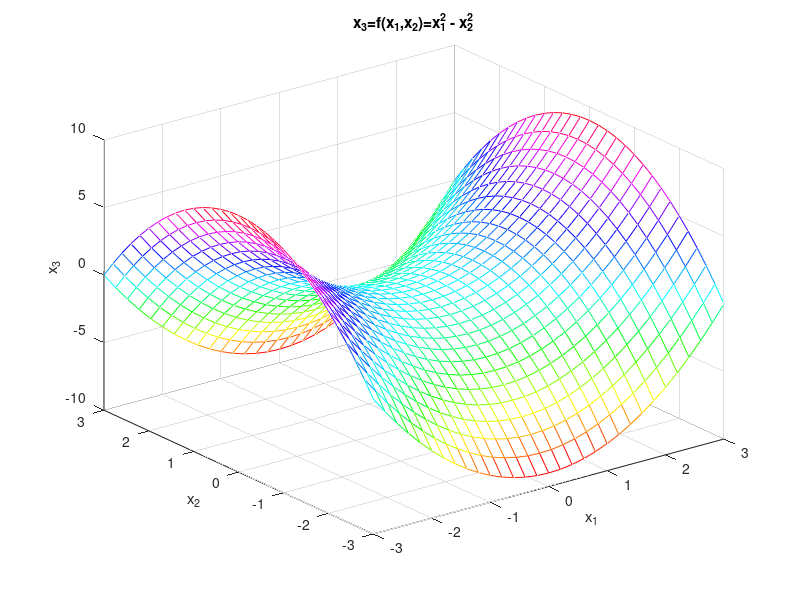

Reproduce this figure in MATLAB.
clf

colormap hsv

f = @(x,y) x.^2 - y.^2;
[X,Y] = meshgrid(-3:0.2:3,-3:0.2:3);
Z=f(X,Y);
mesh(X,Y,Z);

grid on
xlabel('x_1')
ylabel('x_2')
zlabel('x_3')
title('x_3=f(x_1,x_2)=x_1^2 - x_2^2')
